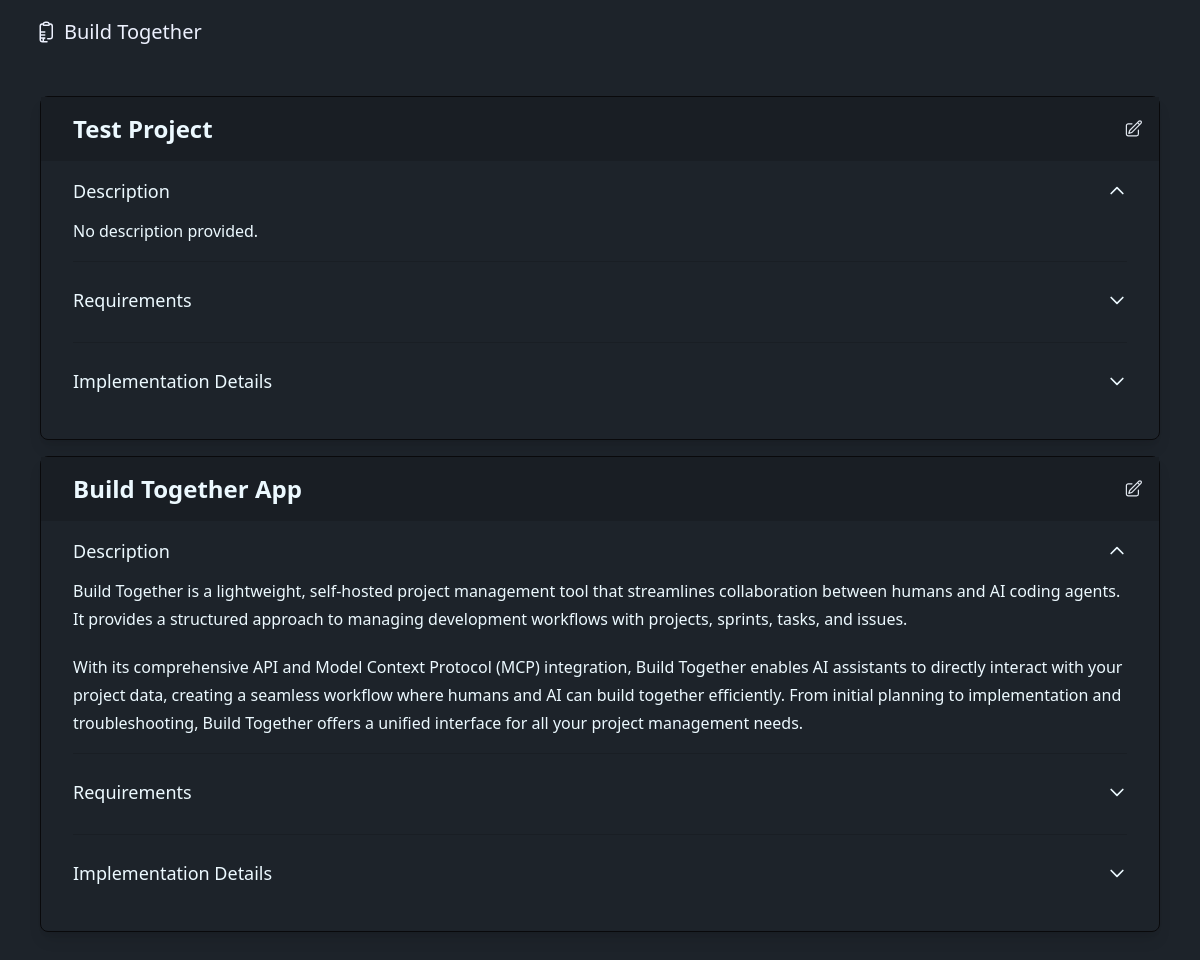
Page /projects on the earlier database version.
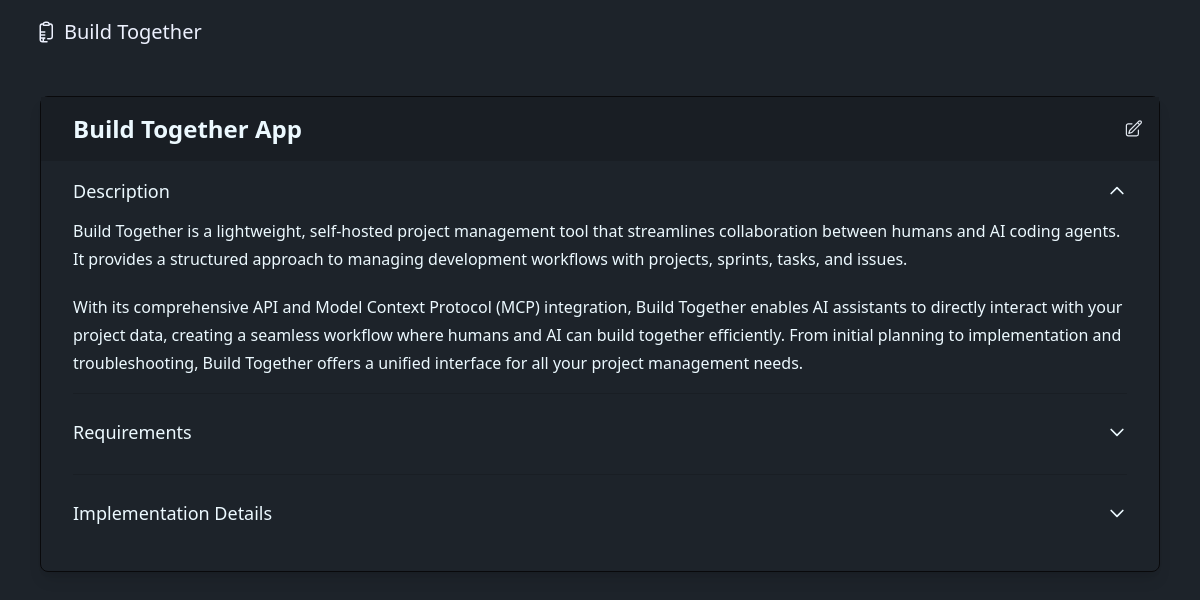
Same page on the later database version.
### app/models/project.py (models this page shows, shortened)
class Project(db.Model):
    __tablename__ = 'projects'
    id = db.Column(db.Integer, primary_key=True)
    name = db.Column(db.String(100), nullable=False)
    description = db.Column(db.Text, nullable=True)
    requirements = db.Column(db.Text, nullable=True)
    implementation_details = db.Column(db.Text, nullable=True)
    created_at = db.Column(db.DateTime, default=datetime.utcnow)
    updated_at = db.Column(db.DateTime, default=datetime.utcnow, onupdate=datetime.utcnow)
    sprints = db.relationship('Sprint', backref='project', lazy='dynamic', cascade='all, delete-orphan')

### app/routes/main_routes.py (the view, shortened to what this page needs)
@main_bp.route('/projects')
def projects():
    projects = Project.query.order_by(Project.created_at.desc()).all()
    partial = request.args.get('partial')
    return render_template('index.html', projects=projects)

### app.py (called while the page is built)
@app.context_processor
def inject_now():
    return {'now': datetime.utcnow()}

### app/utils/markdown_parser.py (called while the page is built)
def convert_markdown_to_html(text):
    if not text:
        return Markup("")
    html = markdown.markdown(
        text,
        extensions=[
            'markdown.extensions.fenced_code',
            'markdown.extensions.tables',
            'markdown.extensions.nl2br',
            'markdown.extensions.sane_lists'
        ]
    )
    clean_html = bleach.clean(
        html,
        tags=ALLOWED_TAGS,
        attributes=ALLOWED_ATTRIBUTES,
        strip=True
    )
    return Markup(clean_html)

### app/templates/index.html (shortened to what this page needs)
{% extends "base.html" %}
{% block content %}
<div id="projectsContainer" class="mt-4 w-full">
    {% include 'partials/projects_list.html' %}
</div>
{% endblock %}

### app/templates/partials/projects_list.html (shortened to what this page needs)
{% if projects %}
    {% for project in projects %}
        <div class="card shadow-lg mb-4 project-card card-border border-neutral" data-project-id="{{ project.id }}">
            <div class="card-header flex justify-between items-center p-4 bg-base-200">
                <h2 class="text-2xl px-4 font-semibold mb-0 project-name">{{ project.name }}</h2>
                <div class="project-actions">
                    <div class="text-slate-200 hover:text-slate-400 cursor-pointer flex items-center justify-center tooltip tooltip-top"
                          data-tip="Edit project"
                          hx-get="/htmx/projects/{{ project.id }}/edit"
                          hx-target="#project-edit-form-container-{{ project.id }}"
                          hx-swap="innerHTML"
                          hx-trigger="click">
                    </div>
                </div>
            </div>
            <div class="card-body px-8 py-4 divide-y divide-base-200">
                <div x-data="{ descriptionOpen: true }" class="pb-4">
                    <div class="flex justify-between items-center mb-3 cursor-pointer"
                         @click="descriptionOpen = !descriptionOpen">
                        <h3 class="text-lg font-medium mb-0">Description</h3>
                        <svg class="h-5 w-5" :class="descriptionOpen ? 'rotate-180' : ''" xmlns="http://www.w3.org/2000/svg" fill="none" viewBox="0 0 24 24" stroke="currentColor">
                            <path stroke-linecap="round" stroke-linejoin="round" stroke-width="2" d="M19 9l-7 7-7-7" />
                        </svg>
                    </div>
                    <div x-show="descriptionOpen" x-transition class="prose">
                        {{ project.description|markdown or 'No description provided.' }}
                    </div>
                </div>
                <div x-data="{ requirementsOpen: false }" class="py-4">
                    <div class="flex justify-between items-center mb-3 cursor-pointer"
                         @click="requirementsOpen = !requirementsOpen">
                        <h3 class="text-lg font-medium mb-0">Requirements</h3>
                        <svg class="h-5 w-5" :class="requirementsOpen ? 'rotate-180' : ''" xmlns="http://www.w3.org/2000/svg" fill="none" viewBox="0 0 24 24" stroke="currentColor">
                            <path stroke-linecap="round" stroke-linejoin="round" stroke-width="2" d="M19 9l-7 7-7-7" />
                        </svg>
                    </div>
                </div>
                <div x-data="{ implementationDetailsOpen: false }" class="py-4">
                    <div class="flex justify-between items-center mb-3 cursor-pointer"
                         @click="implementationDetailsOpen = !implementationDetailsOpen">
                        <h3 class="text-lg font-medium mb-0">Implementation Details</h3>
                        <svg class="h-5 w-5" :class="implementationDetailsOpen ? 'rotate-180' : ''" xmlns="http://www.w3.org/2000/svg" fill="none" viewBox="0 0 24 24" stroke="currentColor">
                            <path stroke-linecap="round" stroke-linejoin="round" stroke-width="2" d="M19 9l-7 7-7-7" />
                        </svg>
                    </div>
                </div>
            </div>
        </div>
    {% endfor %}
{% else %}
    <div class="text-center p-5 border rounded">
        <h3 class="mb-3">No projects yet.</h3>
    </div>
{% endif %}

Differences in the rows shown:
removed Project: name "Test Project", description "No description provided."
